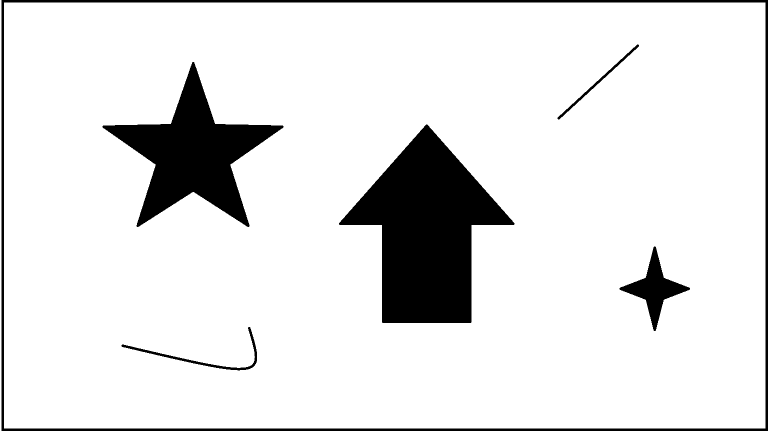
%> input picture map2.bmp, 1536 x 864 px (shown at 1/2 size)
$ octave main.m   (GNU Octave 9; MATLAB toolbox functions it lacks are replaced by stand-ins)
%> lines starting %> are read from the running program, lines starting %| are printed output that depends on the picture; in (x1, y1, x2, y2) boxes, pixels count from 0 and x2, y2 are one past the last pixel; in counts of white or black regions, pixels touching at a corner belong together; the program's own positions count from 1
### judgeCollide.m
function [iscollide,number]=judgeCollide(robot,map)
iscollide=false;
%若碰撞，则collide置为true
flag=0;number=[];
for i=1:length(robot.collideSensor)
    %是否超出地图
    isoutmap=judgeoutmap([robot.collideSensor(i,2), robot.collideSensor(i,3)],map);
    if ~isoutmap
        if map.data(robot.collideSensor(i,2), robot.collideSensor(i,3))==0
            flag=flag+1;
            fprintf('the Sensor number:%d detects obstacles!\n',i);
            number=[number,i];
        end
    else
        fprintf('the Sensor number:%d detects cliff!\n',i);
    end
end
if flag>0
    iscollide=true;
end


### main.m
clc;
clear;
close all;
% 读取地图
figure = int16(im2bw(imread('map2.bmp')));%x,y与默认相反
%> figure: size 864x1536 int16; values 0 (black) and 1 (white), 88.9% white; 6 black regions, box (x1, y1, x2, y2) and area: (678, 249, 1029, 646) 71173, (205, 124, 567, 454) 42535, (3, 0, 1536, 862) 23850, (1239, 493, 1380, 662) 6561, (243, 654, 514, 741) 1737, (1115, 89, 1278, 239) 1102
imshow(figure==1);
map.data = figure';
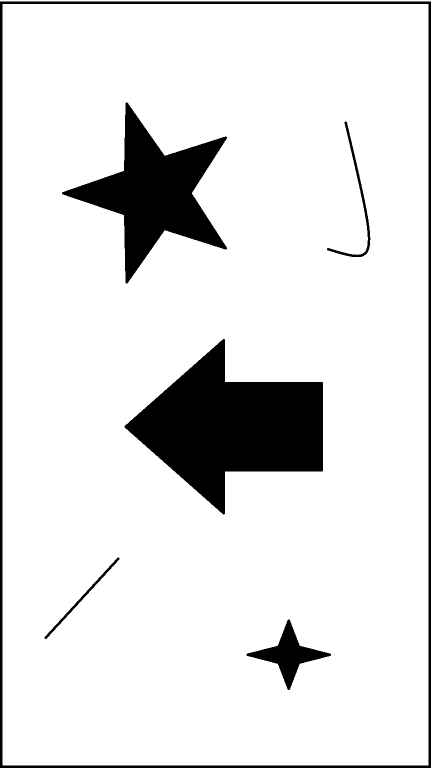
%> map.data: size 1536x864 int16 (shown at 1/2 size); values 0 (black) and 1 (white), 88.9% white; 6 black regions, box (x1, y1, x2, y2) and area: (249, 678, 646, 1029) 71173, (124, 205, 454, 567) 42535, (0, 3, 862, 1536) 23850, (493, 1239, 662, 1380) 6561, (654, 243, 741, 514) 1737, (89, 1115, 239, 1278) 1102
map.size=size(map.data);
%> map.size = [1536 864]

% 扫地机器人参数
robot.radius=30;
robot.position=[200 400];
robot.parameter=[8,pi/18,8,pi/8];%最大线速度、角速度、线加速度、角加速度
    %-初始状态
robot.direction=pi/3;
robot.v=0;robot.w=0;

robotShape=rectangle('Curvature',[1 1],'LineWidth',1,'Position',...
[robot.position(1)-robot.radius robot.position(2)-robot.radius 2*robot.radius 2*robot.radius]);

robotDirection=line('Color','b','LineWidth',1,'XData',...
[robot.position(1) robot.position(1)+robot.radius * cos(robot.direction)],'YData',...
[robot.position(2) robot.position(2)+robot.radius * sin(robot.direction)]);

%扫地机器人周围设置12个碰撞传感器:偶数个！
robot.collideSensor=[];
for i=1:12
    robot.collideSensor=[robot.collideSensor;i,int16(robot.position(1)+robot.radius*cos(pi/6*(i-1))),...
    int16(robot.position(2)+robot.radius*sin(pi/6*(i-1)))];
end
hold on;t=1;
M(t)=getframe;
while t<10000
    %判断是否碰撞，是：调整方向；否继续前进
    [iscollide,number]=judgeCollide(robot,map);
    if iscollide
        %碰撞算法1：原路反弹
        new_direction=method_1(number(1),robot.collideSensor);
        robot.direction=(new_direction-1)*pi*2/length(robot.collideSensor);
        %加入随机量
        robot.direction=robot.direction+2*rand;
    end
    robot.position=robot.position+...
    [robot.parameter(1)*cos(robot.direction),robot.parameter(1)*sin(robot.direction)];
    %碰撞传感器位置更新
    for i=1:12
        robot.collideSensor(i,2)=int16(robot.position(1)+robot.radius*cos(pi/6*(i-1)));
        robot.collideSensor(i,3)=int16(robot.position(2)+robot.radius*sin(pi/6*(i-1)));
    end
    %显示
    set(robotShape,'Position',...
    [robot.position(1)-robot.radius robot.position(2)-robot.radius 2*robot.radius 2*robot.radius]);
    set(robotDirection,'XData',[robot.position(1) robot.position(1)+robot.radius * cos(robot.direction)],...
    'YData',[robot.position(2) robot.position(2)+robot.radius * sin(robot.direction)]);
    sweep_area=plot(robot.position(1),robot.position(2),'Marker','o','MarkerSize',25,...
    'MarkerEdgeColor','green');
%> (the run ends here)

$ run again, with map1.bmp copied over map2.bmp
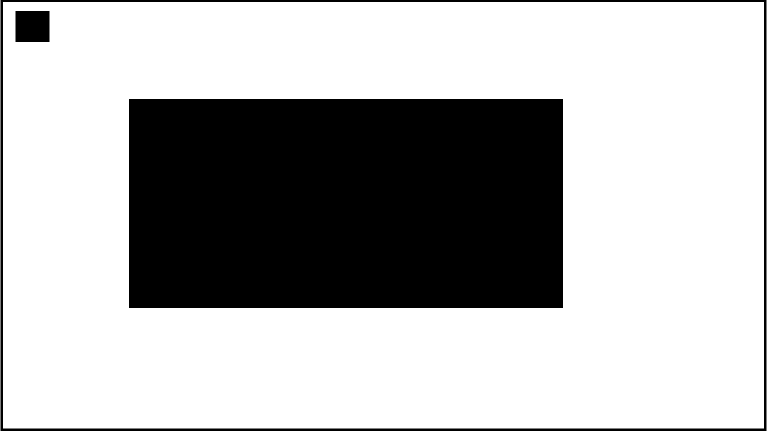
%> input picture map1.bmp, 1536 x 864 px (shown at 1/2 size)
%> `map.data = figure';`:
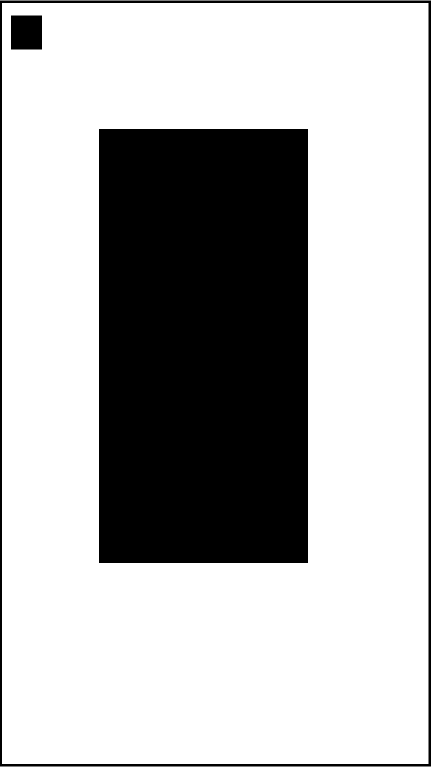
%> map.data: size 1536x864 int16 (shown at 1/2 size); values 0 (black) and 1 (white), 70.7% white; 3 black regions, box (x1, y1, x2, y2) and area: (198, 258, 616, 1126) 362824, (0, 1, 862, 1533) 22318, (22, 31, 84, 99) 4216
%> map.size = [1536 864]
